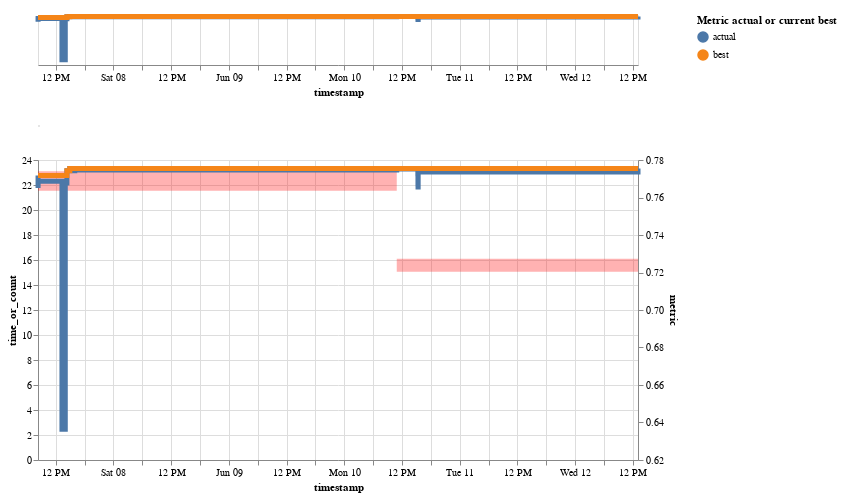

The notebook cell saved with this chart:
### Markdown cell above
# Project progress

### Code cell
progress_df = extract_project_progress_info(leadearboard,
                                            metric_colname='channel_{}'.format(PROJECT_METRIC),
                                            time_colname='finished')

project_progress(progress_df, width=600, heights=[50, 300])

### Figure 1 — Vega-Lite specification as saved in the notebook (floating-point values rounded to 4 significant figures)
{"$schema": "https://vega.github.io/schema/vega-lite/v2.6.0.json", "config": {"view": {"height": 300, "width": 400}}, "data": {"name": "data-483c1813edcf291b5dd49a82f1ea3a21"}, "datasets": {"data-483c1813edcf291b5dd49a82f1ea3a21": [{"actual_or_best": "actual", "id": "CRED-54", "metric": 0.7718, "owner": "jakub-czakon", "resource": "experiment_count_day", "running_time": 35, "tags": ["lgbm", "features_v0"], "text": "CRED-54 | 0.7718 |  (lgbm , features_v0)", "time_or_count": 10, "timestamp": "2019-06-07 08:19:30.456000+00:00", "timestamp_day": "2019-06-07"}, {"actual_or_best": "best", "id": "CRED-54", "metric": 0.7718, "owner": "jakub-czakon", "resource": "experiment_count_day", "running_time": 35, "tags": ["lgbm", "features_v0"], "text": "CRED-54 | 0.7718 |  (lgbm , features_v0)", "time_or_count": 10, "timestamp": "2019-06-07 08:19:30.456000+00:00", "timestamp_day": "2019-06-07"}, {"actual_or_best": "actual", "id": "CRED-54", "metric": 0.7718, "owner": "jakub-czakon", "resource": "running_time_day", "running_time": 35, "tags": ["lgbm", "features_v0"], "text": "CRED-54 | 0.7718 |  (lgbm , features_v0)", "time_or_count": 1.548, "timestamp": "2019-06-07 08:19:30.456000+00:00", "timestamp_day": "2019-06-07"}, {"actual_or_best": "best", "id": "CRED-54", "metric": 0.7718, "owner": "jakub-czakon", "resource": "running_time_day", "running_time": 35, "tags": ["lgbm", "features_v0"], "text": "CRED-54 | 0.7718 |  (lgbm , features_v0)", "time_or_count": 1.548, "timestamp": "2019-06-07 08:19:30.456000+00:00", "timestamp_day": "2019-06-07"}, {"actual_or_best": "actual", "id": "CRED-55", "metric": 0.7664, "owner": "jakub-czakon", "resource": "experiment_count_day", "running_time": 18, "tags": ["lgbm", "features_v0"], "text": "CRED-55 | 0.7664 |  (lgbm , features_v0)", "time_or_count": 10, "timestamp": "2019-06-07 08:20:10.364000+00:00", "timestamp_day": "2019-06-07"}, {"actual_or_best": "best", "id": "CRED-55", "metric": 0.7718, "owner": "jakub-czakon", "resource": "experiment_count_day", "running_time": 18, "tags": ["lgbm", "features_v0"], "text": "CRED-55 | 0.7664 |  (lgbm , features_v0)", "time_or_count": 10, "timestamp": "2019-06-07 08:20:10.364000+00:00", "timestamp_day": "2019-06-07"}, {"actual_or_best": "actual", "id": "CRED-55", "metric": 0.7664, "owner": "jakub-czakon", "resource": "running_time_day", "running_time": 18, "tags": ["lgbm", "features_v0"], "text": "CRED-55 | 0.7664 |  (lgbm , features_v0)", "time_or_count": 1.548, "timestamp": "2019-06-07 08:20:10.364000+00:00", "timestamp_day": "2019-06-07"}, {"actual_or_best": "best", "id": "CRED-55", "metric": 0.7718, "owner": "jakub-czakon", "resource": "running_time_day", "running_time": 18, "tags": ["lgbm", "features_v0"], "text": "CRED-55 | 0.7664 |  (lgbm , features_v0)", "time_or_count": 1.548, "timestamp": "2019-06-07 08:20:10.364000+00:00", "timestamp_day": "2019-06-07"}, {"actual_or_best": "actual", "id": "CRED-56", "metric": 0.7674, "owner": "jakub-czakon", "resource": "experiment_count_day", "running_time": 15, "tags": ["lgbm", "features_v0"], "text": "CRED-56 | 0.7674 |  (lgbm , features_v0)", "time_or_count": 10, "timestamp": "2019-06-07 08:20:33.152000+00:00", "timestamp_day": "2019-06-07"}, {"actual_or_best": "best", "id": "CRED-56", "metric": 0.7718, "owner": "jakub-czakon", "resource": "experiment_count_day", "running_time": 15, "tags": ["lgbm", "features_v0"], "text": "CRED-56 | 0.7674 |  (lgbm , features_v0)", "time_or_count": 10, "timestamp": "2019-06-07 08:20:33.152000+00:00", "timestamp_day": "2019-06-07"}, {"actual_or_best": "actual", "id": "CRED-56", "metric": 0.7674, "owner": "jakub-czakon", "resource": "running_time_day", "running_time": 15, "tags": ["lgbm", "features_v0"], "text": "CRED-56 | 0.7674 |  (lgbm , features_v0)", "time_or_count": 1.548, "timestamp": "2019-06-07 08:20:33.152000+00:00", "timestamp_day": "2019-06-07"}, {"actual_or_best": "best", "id": "CRED-56", "metric": 0.7718, "owner": "jakub-czakon", "resource": "running_time_day", "running_time": 15, "tags": ["lgbm", "features_v0"], "text": "CRED-56 | 0.7674 |  (lgbm , features_v0)", "time_or_count": 1.548, "timestamp": "2019-06-07 08:20:33.152000+00:00", "timestamp_day": "2019-06-07"}, {"actual_or_best": "actual", "id": "CRED-57", "metric": 0.7687, "owner": "jakub-czakon", "resource": "experiment_count_day", "running_time": 17, "tags": ["lgbm", "features_v0"], "text": "CRED-57 | 0.7687 |  (lgbm , features_v0)", "time_or_count": 10, "timestamp": "2019-06-07 08:20:59.471000+00:00", "timestamp_day": "2019-06-07"}, {"actual_or_best": "best", "id": "CRED-57", "metric": 0.7718, "owner": "jakub-czakon", "resource": "experiment_count_day", "running_time": 17, "tags": ["lgbm", "features_v0"], "text": "CRED-57 | 0.7687 |  (lgbm , features_v0)", "time_or_count": 10, "timestamp": "2019-06-07 08:20:59.471000+00:00", "timestamp_day": "2019-06-07"}, {"actual_or_best": "actual", "id": "CRED-57", "metric": 0.7687, "owner": "jakub-czakon", "resource": "running_time_day", "running_time": 17, "tags": ["lgbm", "features_v0"], "text": "CRED-57 | 0.7687 |  (lgbm , features_v0)", "time_or_count": 1.548, "timestamp": "2019-06-07 08:20:59.471000+00:00", "timestamp_day": "2019-06-07"}, {"actual_or_best": "best", "id": "CRED-57", "metric": 0.7718, "owner": "jakub-czakon", "resource": "running_time_day", "running_time": 17, "tags": ["lgbm", "features_v0"], "text": "CRED-57 | 0.7687 |  (lgbm , features_v0)", "time_or_count": 1.548, "timestamp": "2019-06-07 08:20:59.471000+00:00", "timestamp_day": "2019-06-07"}, {"actual_or_best": "actual", "id": "CRED-63", "metric": 0.6364, "owner": "jakub-czakon", "resource": "experiment_count_day", "running_time": 139, "tags": ["hpo", "lgbm", "features_v0"], "text": "CRED-63 | 0.6364 |  (hpo , lgbm , features_v0)", "time_or_count": 10, "timestamp": "2019-06-07 13:18:15.401000+00:00", "timestamp_day": "2019-06-07"}, {"actual_or_best": "best", "id": "CRED-63", "metric": 0.7718, "owner": "jakub-czakon", "resource": "experiment_count_day", "running_time": 139, "tags": ["hpo", "lgbm", "features_v0"], "text": "CRED-63 | 0.6364 |  (hpo , lgbm , features_v0)", "time_or_count": 10, "timestamp": "2019-06-07 13:18:15.401000+00:00", "timestamp_day": "2019-06-07"}, {"actual_or_best": "actual", "id": "CRED-63", "metric": 0.6364, "owner": "jakub-czakon", "resource": "running_time_day", "running_time": 139, "tags": ["hpo", "lgbm", "features_v0"], "text": "CRED-63 | 0.6364 |  (hpo , lgbm , features_v0)", "time_or_count": 1.548, "timestamp": "2019-06-07 13:18:15.401000+00:00", "timestamp_day": "2019-06-07"}, {"actual_or_best": "best", "id": "CRED-63", "metric": 0.7718, "owner": "jakub-czakon", "resource": "running_time_day", "running_time": 139, "tags": ["hpo", "lgbm", "features_v0"], "text": "CRED-63 | 0.6364 |  (hpo , lgbm , features_v0)", "time_or_count": 1.548, "timestamp": "2019-06-07 13:18:15.401000+00:00", "timestamp_day": "2019-06-07"}, {"actual_or_best": "actual", "id": "CRED-70", "metric": 0.7678, "owner": "jakub-czakon", "resource": "experiment_count_day", "running_time": 157, "tags": ["lgbm", "features_v1"], "text": "CRED-70 | 0.7678 |  (lgbm , features_v1)", "time_or_count": 10, "timestamp": "2019-06-07 13:59:50.349000+00:00", "timestamp_day": "2019-06-07"}, {"actual_or_best": "best", "id": "CRED-70", "metric": 0.7718, "owner": "jakub-czakon", "resource": "experiment_count_day", "running_time": 157, "tags": ["lgbm", "features_v1"], "text": "CRED-70 | 0.7678 |  (lgbm , features_v1)", "time_or_count": 10, "timestamp": "2019-06-07 13:59:50.349000+00:00", "timestamp_day": "2019-06-07"}, {"actual_or_best": "actual", "id": "CRED-70", "metric": 0.7678, "owner": "jakub-czakon", "resource": "running_time_day", "running_time": 157, "tags": ["lgbm", "features_v1"], "text": "CRED-70 | 0.7678 |  (lgbm , features_v1)", "time_or_count": 1.548, "timestamp": "2019-06-07 13:59:50.349000+00:00", "timestamp_day": "2019-06-07"}, {"actual_or_best": "best", "id": "CRED-70", "metric": 0.7718, "owner": "jakub-czakon", "resource": "running_time_day", "running_time": 157, "tags": ["lgbm", "features_v1"], "text": "CRED-70 | 0.7678 |  (lgbm , features_v1)", "time_or_count": 1.548, "timestamp": "2019-06-07 13:59:50.349000+00:00", "timestamp_day": "2019-06-07"}, {"actual_or_best": "actual", "id": "CRED-69", "metric": 0.7743, "owner": "jakub-czakon", "resource": "experiment_count_day", "running_time": 1485, "tags": ["hpo", "lgbm", "features_v0"], "text": "CRED-69 | 0.7743 |  (hpo , lgbm , features_v0)", "time_or_count": 10, "timestamp": "2019-06-07 14:20:15.455000+00:00", "timestamp_day": "2019-06-07"}, {"actual_or_best": "best", "id": "CRED-69", "metric": 0.7743, "owner": "jakub-czakon", "resource": "experiment_count_day", "running_time": 1485, "tags": ["hpo", "lgbm", "features_v0"], "text": "CRED-69 | 0.7743 |  (hpo , lgbm , features_v0)", "time_or_count": 10, "timestamp": "2019-06-07 14:20:15.455000+00:00", "timestamp_day": "2019-06-07"}, {"actual_or_best": "actual", "id": "CRED-69", "metric": 0.7743, "owner": "jakub-czakon", "resource": "running_time_day", "running_time": 1485, "tags": ["hpo", "lgbm", "features_v0"], "text": "CRED-69 | 0.7743 |  (hpo , lgbm , features_v0)", "time_or_count": 1.548, "timestamp": "2019-06-07 14:20:15.455000+00:00", "timestamp_day": "2019-06-07"}, {"actual_or_best": "best", "id": "CRED-69", "metric": 0.7743, "owner": "jakub-czakon", "resource": "running_time_day", "running_time": 1485, "tags": ["hpo", "lgbm", "features_v0"], "text": "CRED-69 | 0.7743 |  (hpo , lgbm , features_v0)", "time_or_count": 1.548, "timestamp": "2019-06-07 14:20:15.455000+00:00", "timestamp_day": "2019-06-07"}, {"actual_or_best": "actual", "id": "CRED-80", "metric": 0.7754, "owner": "jakub-czakon", "resource": "experiment_count_day", "running_time": 61, "tags": ["lgbm", "features_v1"], "text": "CRED-80 | 0.7754 |  (lgbm , features_v1)", "time_or_count": 10, "timestamp": "2019-06-07 14:56:32.957000+00:00", "timestamp_day": "2019-06-07"}, {"actual_or_best": "best", "id": "CRED-80", "metric": 0.7754, "owner": "jakub-czakon", "resource": "experiment_count_day", "running_time": 61, "tags": ["lgbm", "features_v1"], "text": "CRED-80 | 0.7754 |  (lgbm , features_v1)", "time_or_count": 10, "timestamp": "2019-06-07 14:56:32.957000+00:00", "timestamp_day": "2019-06-07"}, {"actual_or_best": "actual", "id": "CRED-80", "metric": 0.7754, "owner": "jakub-czakon", "resource": "running_time_day", "running_time": 61, "tags": ["lgbm", "features_v1"], "text": "CRED-80 | 0.7754 |  (lgbm , features_v1)", "time_or_count": 1.548, "timestamp": "2019-06-07 14:56:32.957000+00:00", "timestamp_day": "2019-06-07"}, {"actual_or_best": "best", "id": "CRED-80", "metric": 0.7754, "owner": "jakub-czakon", "resource": "running_time_day", "running_time": 61, "tags": ["lgbm", "features_v1"], "text": "CRED-80 | 0.7754 |  (lgbm , features_v1)", "time_or_count": 1.548, "timestamp": "2019-06-07 14:56:32.957000+00:00", "timestamp_day": "2019-06-07"}, {"actual_or_best": "actual", "id": "CRED-81", "metric": 0.7743, "owner": "jakub-czakon", "resource": "experiment_count_day", "running_time": 69, "tags": ["lgbm", "features_v0"], "text": "CRED-81 | 0.7743 |  (lgbm , features_v0)", "time_or_count": 10, "timestamp": "2019-06-07 14:56:50.252000+00:00", "timestamp_day": "2019-06-07"}, {"actual_or_best": "best", "id": "CRED-81", "metric": 0.7754, "owner": "jakub-czakon", "resource": "experiment_count_day", "running_time": 69, "tags": ["lgbm", "features_v0"], "text": "CRED-81 | 0.7743 |  (lgbm , features_v0)", "time_or_count": 10, "timestamp": "2019-06-07 14:56:50.252000+00:00", "timestamp_day": "2019-06-07"}, {"actual_or_best": "actual", "id": "CRED-81", "metric": 0.7743, "owner": "jakub-czakon", "resource": "running_time_day", "running_time": 69, "tags": ["lgbm", "features_v0"], "text": "CRED-81 | 0.7743 |  (lgbm , features_v0)", "time_or_count": 1.548, "timestamp": "2019-06-07 14:56:50.252000+00:00", "timestamp_day": "2019-06-07"}, {"actual_or_best": "best", "id": "CRED-81", "metric": 0.7754, "owner": "jakub-czakon", "resource": "running_time_day", "running_time": 69, "tags": ["lgbm", "features_v0"], "text": "CRED-81 | 0.7743 |  (lgbm , features_v0)", "time_or_count": 1.548, "timestamp": "2019-06-07 14:56:50.252000+00:00", "timestamp_day": "2019-06-07"}, {"actual_or_best": "actual", "id": "CRED-82", "metric": 0.7746, "owner": "jakub-czakon", "resource": "experiment_count_day", "running_time": 3576, "tags": ["hpo", "lgbm", "features_v1"], "text": "CRED-82 | 0.7746 |  (hpo , lgbm , features_v1)", "time_or_count": 10, "timestamp": "2019-06-07 15:58:17.784000+00:00", "timestamp_day": "2019-06-07"}, {"actual_or_best": "best", "id": "CRED-82", "metric": 0.7754, "owner": "jakub-czakon", "resource": "experiment_count_day", "running_time": 3576, "tags": ["hpo", "lgbm", "features_v1"], "text": "CRED-82 | 0.7746 |  (hpo , lgbm , features_v1)", "time_or_count": 10, "timestamp": "2019-06-07 15:58:17.784000+00:00", "timestamp_day": "2019-06-07"}, {"actual_or_best": "actual", "id": "CRED-82", "metric": 0.7746, "owner": "jakub-czakon", "resource": "running_time_day", "running_time": 3576, "tags": ["hpo", "lgbm", "features_v1"], "text": "CRED-82 | 0.7746 |  (hpo , lgbm , features_v1)", "time_or_count": 1.548, "timestamp": "2019-06-07 15:58:17.784000+00:00", "timestamp_day": "2019-06-07"}, {"actual_or_best": "best", "id": "CRED-82", "metric": 0.7754, "owner": "jakub-czakon", "resource": "running_time_day", "running_time": 3576, "tags": ["hpo", "lgbm", "features_v1"], "text": "CRED-82 | 0.7746 |  (hpo , lgbm , features_v1)", "time_or_count": 1.548, "timestamp": "2019-06-07 15:58:17.784000+00:00", "timestamp_day": "2019-06-07"}, {"actual_or_best": "actual", "id": "CRED-83", "metric": 0.7755, "owner": "jakub-czakon", "resource": "experiment_count_day", "running_time": 50, "tags": ["lgbm", "features_v1"], "text": "CRED-83 | 0.7755 |  (lgbm , features_v1)", "time_or_count": 7, "timestamp": "2019-06-10 10:55:19.056000+00:00", "timestamp_day": "2019-06-10"}, {"actual_or_best": "best", "id": "CRED-83", "metric": 0.7755, "owner": "jakub-czakon", "resource": "experiment_count_day", "running_time": 50, "tags": ["lgbm", "features_v1"], "text": "CRED-83 | 0.7755 |  (lgbm , features_v1)", "time_or_count": 7, "timestamp": "2019-06-10 10:55:19.056000+00:00", "timestamp_day": "2019-06-10"}, {"actual_or_best": "actual", "id": "CRED-83", "metric": 0.7755, "owner": "jakub-czakon", "resource": "running_time_day", "running_time": 50, "tags": ["lgbm", "features_v1"], "text": "CRED-83 | 0.7755 |  (lgbm , features_v1)", "time_or_count": 1.053, "timestamp": "2019-06-10 10:55:19.056000+00:00", "timestamp_day": "2019-06-10"}, {"actual_or_best": "best", "id": "CRED-83", "metric": 0.7755, "owner": "jakub-czakon", "resource": "running_time_day", "running_time": 50, "tags": ["lgbm", "features_v1"], "text": "CRED-83 | 0.7755 |  (lgbm , features_v1)", "time_or_count": 1.053, "timestamp": "2019-06-10 10:55:19.056000+00:00", "timestamp_day": "2019-06-10"}, {"actual_or_best": "actual", "id": "CRED-84", "metric": 0.7752, "owner": "jakub-czakon", "resource": "experiment_count_day", "running_time": 3562, "tags": ["hpo", "lgbm", "features_v1"], "text": "CRED-84 | 0.7752 |  (hpo , lgbm , features_v1)", "time_or_count": 7, "timestamp": "2019-06-10 11:55:15.532000+00:00", "timestamp_day": "2019-06-10"}, {"actual_or_best": "best", "id": "CRED-84", "metric": 0.7755, "owner": "jakub-czakon", "resource": "experiment_count_day", "running_time": 3562, "tags": ["hpo", "lgbm", "features_v1"], "text": "CRED-84 | 0.7752 |  (hpo , lgbm , features_v1)", "time_or_count": 7, "timestamp": "2019-06-10 11:55:15.532000+00:00", "timestamp_day": "2019-06-10"}, {"actual_or_best": "actual", "id": "CRED-84", "metric": 0.7752, "owner": "jakub-czakon", "resource": "running_time_day", "running_time": 3562, "tags": ["hpo", "lgbm", "features_v1"], "text": "CRED-84 | 0.7752 |  (hpo , lgbm , features_v1)", "time_or_count": 1.053, "timestamp": "2019-06-10 11:55:15.532000+00:00", "timestamp_day": "2019-06-10"}, {"actual_or_best": "best", "id": "CRED-84", "metric": 0.7755, "owner": "jakub-czakon", "resource": "running_time_day", "running_time": 3562, "tags": ["hpo", "lgbm", "features_v1"], "text": "CRED-84 | 0.7752 |  (hpo , lgbm , features_v1)", "time_or_count": 1.053, "timestamp": "2019-06-10 11:55:15.532000+00:00", "timestamp_day": "2019-06-10"}, {"actual_or_best": "actual", "id": "CRED-85", "metric": 0.7752, "owner": "jakub-czakon", "resource": "experiment_count_day", "running_time": 44, "tags": ["lgbm", "features_v1"], "text": "CRED-85 | 0.7752 |  (lgbm , features_v1)", "time_or_count": 7, "timestamp": "2019-06-10 12:16:59.185000+00:00", "timestamp_day": "2019-06-10"}, {"actual_or_best": "best", "id": "CRED-85", "metric": 0.7755, "owner": "jakub-czakon", "resource": "experiment_count_day", "running_time": 44, "tags": ["lgbm", "features_v1"], "text": "CRED-85 | 0.7752 |  (lgbm , features_v1)", "time_or_count": 7, "timestamp": "2019-06-10 12:16:59.185000+00:00", "timestamp_day": "2019-06-10"}, {"actual_or_best": "actual", "id": "CRED-85", "metric": 0.7752, "owner": "jakub-czakon", "resource": "running_time_day", "running_time": 44, "tags": ["lgbm", "features_v1"], "text": "CRED-85 | 0.7752 |  (lgbm , features_v1)", "time_or_count": 1.053, "timestamp": "2019-06-10 12:16:59.185000+00:00", "timestamp_day": "2019-06-10"}, {"actual_or_best": "best", "id": "CRED-85", "metric": 0.7755, "owner": "jakub-czakon", "resource": "running_time_day", "running_time": 44, "tags": ["lgbm", "features_v1"], "text": "CRED-85 | 0.7752 |  (lgbm , features_v1)", "time_or_count": 1.053, "timestamp": "2019-06-10 12:16:59.185000+00:00", "timestamp_day": "2019-06-10"}, {"actual_or_best": "actual", "id": "CRED-89", "metric": 0.7727, "owner": "kamil", "resource": "experiment_count_day", "running_time": 18, "tags": ["lgbm", "features_v1"], "text": "CRED-89 | 0.7727 |  (lgbm , features_v1)", "time_or_count": 7, "timestamp": "2019-06-10 15:18:33.732000+00:00", "timestamp_day": "2019-06-10"}, {"actual_or_best": "best", "id": "CRED-89", "metric": 0.7755, "owner": "kamil", "resource": "experiment_count_day", "running_time": 18, "tags": ["lgbm", "features_v1"], "text": "CRED-89 | 0.7727 |  (lgbm , features_v1)", "time_or_count": 7, "timestamp": "2019-06-10 15:18:33.732000+00:00", "timestamp_day": "2019-06-10"}, {"actual_or_best": "actual", "id": "CRED-89", "metric": 0.7727, "owner": "kamil", "resource": "running_time_day", "running_time": 18, "tags": ["lgbm", "features_v1"], "text": "CRED-89 | 0.7727 |  (lgbm , features_v1)", "time_or_count": 1.053, "timestamp": "2019-06-10 15:18:33.732000+00:00", "timestamp_day": "2019-06-10"}, {"actual_or_best": "best", "id": "CRED-89", "metric": 0.7755, "owner": "kamil", "resource": "running_time_day", "running_time": 18, "tags": ["lgbm", "features_v1"], "text": "CRED-89 | 0.7727 |  (lgbm , features_v1)", "time_or_count": 1.053, "timestamp": "2019-06-10 15:18:33.732000+00:00", "timestamp_day": "2019-06-10"}, {"actual_or_best": "actual", "id": "CRED-91", "metric": 0.7673, "owner": "kamil", "resource": "experiment_count_day", "running_time": 16, "tags": ["lgbm", "features_v1"], "text": "CRED-91 | 0.7673 |  (lgbm , features_v1)", "time_or_count": 7, "timestamp": "2019-06-10 15:19:57.904000+00:00", "timestamp_day": "2019-06-10"}, {"actual_or_best": "best", "id": "CRED-91", "metric": 0.7755, "owner": "kamil", "resource": "experiment_count_day", "running_time": 16, "tags": ["lgbm", "features_v1"], "text": "CRED-91 | 0.7673 |  (lgbm , features_v1)", "time_or_count": 7, "timestamp": "2019-06-10 15:19:57.904000+00:00", "timestamp_day": "2019-06-10"}, {"actual_or_best": "actual", "id": "CRED-91", "metric": 0.7673, "owner": "kamil", "resource": "running_time_day", "running_time": 16, "tags": ["lgbm", "features_v1"], "text": "CRED-91 | 0.7673 |  (lgbm , features_v1)", "time_or_count": 1.053, "timestamp": "2019-06-10 15:19:57.904000+00:00", "timestamp_day": "2019-06-10"}, {"actual_or_best": "best", "id": "CRED-91", "metric": 0.7755, "owner": "kamil", "resource": "running_time_day", "running_time": 16, "tags": ["lgbm", "features_v1"], "text": "CRED-91 | 0.7673 |  (lgbm , features_v1)", "time_or_count": 1.053, "timestamp": "2019-06-10 15:19:57.904000+00:00", "timestamp_day": "2019-06-10"}, {"actual_or_best": "actual", "id": "CRED-92", "metric": 0.7656, "owner": "kamil", "resource": "experiment_count_day", "running_time": 17, "tags": ["lgbm", "features_v1"], "text": "CRED-92 | 0.7656 |  (lgbm , features_v1)", "time_or_count": 7, "timestamp": "2019-06-10 15:21:02.560000+00:00", "timestamp_day": "2019-06-10"}, {"actual_or_best": "best", "id": "CRED-92", "metric": 0.7755, "owner": "kamil", "resource": "experiment_count_day", "running_time": 17, "tags": ["lgbm", "features_v1"], "text": "CRED-92 | 0.7656 |  (lgbm , features_v1)", "time_or_count": 7, "timestamp": "2019-06-10 15:21:02.560000+00:00", "timestamp_day": "2019-06-10"}, {"actual_or_best": "actual", "id": "CRED-92", "metric": 0.7656, "owner": "kamil", "resource": "running_time_day", "running_time": 17, "tags": ["lgbm", "features_v1"], "text": "CRED-92 | 0.7656 |  (lgbm , features_v1)", "time_or_count": 1.053, "timestamp": "2019-06-10 15:21:02.560000+00:00", "timestamp_day": "2019-06-10"}, {"actual_or_best": "best", "id": "CRED-92", "metric": 0.7755, "owner": "kamil", "resource": "running_time_day", "running_time": 17, "tags": ["lgbm", "features_v1"], "text": "CRED-92 | 0.7656 |  (lgbm , features_v1)", "time_or_count": 1.053, "timestamp": "2019-06-10 15:21:02.560000+00:00", "timestamp_day": "2019-06-10"}, {"actual_or_best": "actual", "id": "CRED-93", "metric": 0.7735, "owner": "kamil", "resource": "experiment_count_day", "running_time": 85, "tags": ["lgbm", "features_v1"], "text": "CRED-93 | 0.7735 |  (lgbm , features_v1)", "time_or_count": 7, "timestamp": "2019-06-10 15:22:24.969000+00:00", "timestamp_day": "2019-06-10"}, {"actual_or_best": "best", "id": "CRED-93", "metric": 0.7755, "owner": "kamil", "resource": "experiment_count_day", "running_time": 85, "tags": ["lgbm", "features_v1"], "text": "CRED-93 | 0.7735 |  (lgbm , features_v1)", "time_or_count": 7, "timestamp": "2019-06-10 15:22:24.969000+00:00", "timestamp_day": "2019-06-10"}, {"actual_or_best": "actual", "id": "CRED-93", "metric": 0.7735, "owner": "kamil", "resource": "running_time_day", "running_time": 85, "tags": ["lgbm", "features_v1"], "text": "CRED-93 | 0.7735 |  (lgbm , features_v1)", "time_or_count": 1.053, "timestamp": "2019-06-10 15:22:24.969000+00:00", "timestamp_day": "2019-06-10"}, {"actual_or_best": "best", "id": "CRED-93", "metric": 0.7755, "owner": "kamil", "resource": "running_time_day", "running_time": 85, "tags": ["lgbm", "features_v1"], "text": "CRED-93 | 0.7735 |  (lgbm , features_v1)", "time_or_count": 1.053, "timestamp": "2019-06-10 15:22:24.969000+00:00", "timestamp_day": "2019-06-10"}, {"actual_or_best": "actual", "id": "CRED-99", "metric": 0.7755, "owner": "jakub-czakon", "resource": "experiment_count_day", "running_time": 68, "tags": ["lgbm"], "text": "CRED-99 | 0.7755 |  (lgbm)", "time_or_count": 1, "timestamp": "2019-06-12 13:05:10.745000+00:00", "timestamp_day": "2019-06-12"}, {"actual_or_best": "best", "id": "CRED-99", "metric": 0.7755, "owner": "jakub-czakon", "resource": "experiment_count_day", "running_time": 68, "tags": ["lgbm"], "text": "CRED-99 | 0.7755 |  (lgbm)", "time_or_count": 1, "timestamp": "2019-06-12 13:05:10.745000+00:00", "timestamp_day": "2019-06-12"}, {"actual_or_best": "actual", "id": "CRED-99", "metric": 0.7755, "owner": "jakub-czakon", "resource": "running_time_day", "running_time": 68, "tags": ["lgbm"], "text": "CRED-99 | 0.7755 |  (lgbm)", "time_or_count": 0.01889, "timestamp": "2019-06-12 13:05:10.745000+00:00", "timestamp_day": "2019-06-12"}, {"actual_or_best": "best", "id": "CRED-99", "metric": 0.7755, "owner": "jakub-czakon", "resource": "running_time_day", "running_time": 68, "tags": ["lgbm"], "text": "CRED-99 | 0.7755 |  (lgbm)", "time_or_count": 0.01889, "timestamp": "2019-06-12 13:05:10.745000+00:00", "timestamp_day": "2019-06-12"}]}, "vconcat": [{"encoding": {"color": {"field": "actual_or_best", "legend": {"title": "Metric actual or current best"}, "type": "nominal"}, "x": {"field": "timestamp", "type": "temporal"}, "y": {"axis": null, "field": "metric", "scale": {"zero": false}, "type": "quantitative"}}, "height": 50, "mark": {"interpolate": "step-after", "size": 5, "type": "line"}, "selection": {"selector002": {"encodings": ["x"], "type": "interval"}}, "width": 600}, {"encoding": {"text": {"condition": {"field": "text", "selection": "selector001", "type": "nominal"}, "value": " "}, "x": {"axis": null, "field": "timestamp", "type": "temporal"}}, "height": 1, "mark": {"align": "left", "fontWeight": "bold", "size": 15, "type": "text"}, "width": 1}, {"height": 300, "layer": [{"height": 300, "layer": [{"encoding": {"color": {"value": "red"}, "opacity": {"value": 0.3}, "x": {"field": "timestamp", "type": "temporal"}, "y": {"field": "time_or_count", "scale": {"zero": false}, "type": "quantitative"}}, "mark": {"interpolate": "step-after", "type": "area"}, "transform": [{"filter": {"selection": "selector002"}}, {"filter": {"selection": "select"}}]}, {"encoding": {"color": {"value": "black"}, "opacity": {"condition": {"selection": "selector001", "value": 1}, "value": 0}, "x": {"field": "timestamp", "type": "temporal"}, "y": {"field": "time_or_count", "scale": {"zero": false}, "type": "quantitative"}}, "mark": {"filled": true, "type": "point"}, "transform": [{"filter": {"selection": "selector002"}}, {"filter": {"selection": "select"}}]}, {"encoding": {"x": {"field": "timestamp", "type": "temporal"}}, "mark": {"color": "gray", "type": "rule"}, "transform": [{"filter": {"selection": "selector001"}}]}, {"encoding": {"color": {"value": "black"}, "opacity": {"value": 0.3}, "text": {"condition": {"field": "time_or_count", "selection": "selector001", "type": "quantitative"}, "value": " "}, "x": {"field": "timestamp", "type": "temporal"}, "y": {"field": "time_or_count", "scale": {"zero": false}, "type": "quantitative"}}, "mark": {"align": "left", "dx": 5, "dy": -5, "fontWeight": "bold", "size": 15, "type": "text"}, "transform": [{"filter": {"selection": "selector002"}}, {"filter": {"selection": "select"}}]}, {"encoding": {"opacity": {"value": 0}, "x": {"field": "timestamp", "type": "temporal"}}, "mark": "area", "selection": {"select": {"bind": {"input": "select", "options": ["running_time_day", "experiment_count_day"]}, "fields": ["resource"], "type": "single"}}, "transform": [{"filter": {"selection": "select"}}, {"filter": {"selection": "selector002"}}]}], "width": 600}, {"height": 300, "layer": [{"encoding": {"color": {"field": "actual_or_best", "legend": {"title": "Metric actual or current best"}, "type": "nominal"}, "x": {"field": "timestamp", "type": "temporal"}, "y": {"field": "metric", "scale": {"zero": false}, "type": "quantitative"}}, "mark": {"interpolate": "step-after", "size": 5, "type": "line"}, "transform": [{"filter": {"selection": "selector002"}}]}, {"encoding": {"color": {"field": "actual_or_best", "legend": {"title": "Metric actual or current best"}, "type": "nominal"}, "opacity": {"condition": {"selection": "selector001", "value": 1}, "value": 0}, "x": {"field": "timestamp", "type": "temporal"}, "y": {"field": "metric", "scale": {"zero": false}, "type": "quantitative"}}, "mark": "point", "transform": [{"filter": {"selection": "selector002"}}]}, {"encoding": {"color": {"field": "actual_or_best", "type": "nominal"}, "text": {"condition": {"field": "metric", "selection": "selector001", "type": "quantitative"}, "value": " "}, "x": {"field": "timestamp", "type": "temporal"}, "y": {"field": "metric", "scale": {"zero": false}, "type": "quantitative"}}, "mark": {"align": "left", "dx": 5, "dy": -5, "size": 15, "type": "text"}, "transform": [{"filter": {"selection": "selector002"}}]}, {"encoding": {"x": {"field": "timestamp", "type": "temporal"}}, "mark": {"color": "gray", "type": "rule"}, "transform": [{"filter": {"selection": "selector001"}}]}, {"encoding": {"opacity": {"value": 0}, "x": {"field": "timestamp", "type": "temporal"}}, "mark": "point", "selection": {"selector001": {"empty": "none", "fields": ["timestamp"], "nearest": true, "on": "mouseover", "type": "single"}}, "transform": [{"filter": {"selection": "selector002"}}]}], "width": 600}], "resolve": {"scale": {"y": "independent"}}, "width": 600}]}
